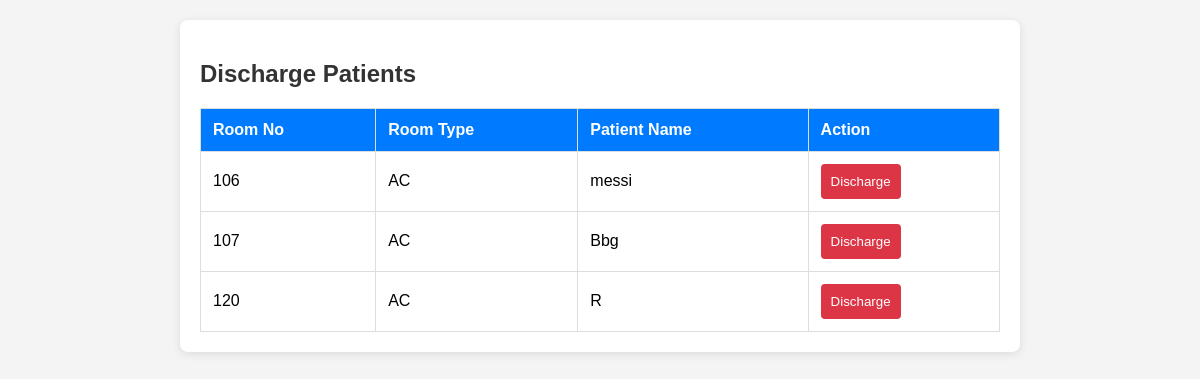
Page /discharge.php on the committed database.
### tables this page shows
CREATE TABLE `rooms` (
  `room_no` int(11) NOT NULL,
  `type` varchar(50) DEFAULT NULL,
  `patient_id` int(11) DEFAULT NULL,
  `admitted_at` timestamp NOT NULL DEFAULT current_timestamp(),
  `discharge_time` datetime DEFAULT NULL,
  `nurse_id` int(11) DEFAULT NULL
);

CREATE TABLE `patients` (
  `patient_id` int(11) NOT NULL,
  `name` varchar(100) DEFAULT NULL,
  `age` int(11) DEFAULT NULL,
  `user_ID` int(11) DEFAULT NULL
);

### discharge.php (the view, shortened to what this page needs)
<?php
include("connection.php");
$patients = [];
$query = "SELECT r.room_no, r.type AS room_type, p.name, r.patient_id
          FROM rooms r
          JOIN patients p ON r.patient_id = p.patient_id
          WHERE r.patient_id IS NOT NULL";
if ($result = $con->query($query)) {
    while ($row = $result->fetch_assoc()) {
        $patients[] = $row;
    }
}
?>
<!DOCTYPE html>
<html lang="en">
<head>
</head>
<body>
    <div class="container">
        <h2>Discharge Patients</h2>
        <?php if (!empty($patients)): ?>
            <table>
                <tr>
                    <th>Room No</th>
                    <th>Room Type</th>
                    <th>Patient Name</th>
                    <th>Action</th>
                </tr>
                <?php foreach ($patients as $patient): ?>
                    <tr>
                        <td><?php echo htmlspecialchars($patient['room_no']); ?></td>
                        <td><?php echo htmlspecialchars($patient['room_type']); ?></td>
                        <td><?php echo htmlspecialchars($patient['name']); ?></td>
                        <td>
                            <form method="POST" action="">
                                <button type="submit">Discharge</button>
                            </form>
                        </td>
                    </tr>
                <?php endforeach; ?>
            </table>
        <?php else: ?>
            <p>No patients available for discharge.</p>
        <?php endif; ?>
    </div>
</body>
</html>

### discharge.php (style rules this page uses)
body { font-family: Arial, sans-serif; margin: 0; padding: 20px; background-color: #f4f4f4; }
.container { max-width: 800px; margin: 0 auto; background-color: #fff; padding: 20px; border-radius: 8px; box-shadow: 0 2px 10px rgba(0, 0, 0, 0.1); }
h2 { color: #333; }
table { width: 100%; border-collapse: collapse; }
th, td { padding: 12px; border: 1px solid #ddd; text-align: left; }
th { background-color: #007bff; color: white; }
button { background-color: #dc3545; color: white; border: none; padding: 10px; cursor: pointer; border-radius: 4px; }

### rows in the picture
rooms: room_no "106", type "AC", patient.name "messi"
rooms: room_no "107", type "AC", patient.name "Bbg"
rooms: room_no "120", type "AC", patient.name "R"
